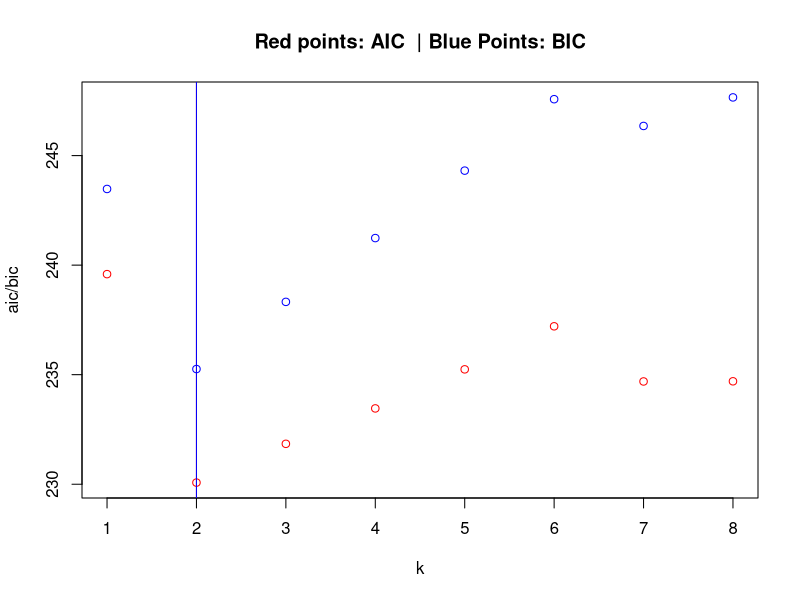
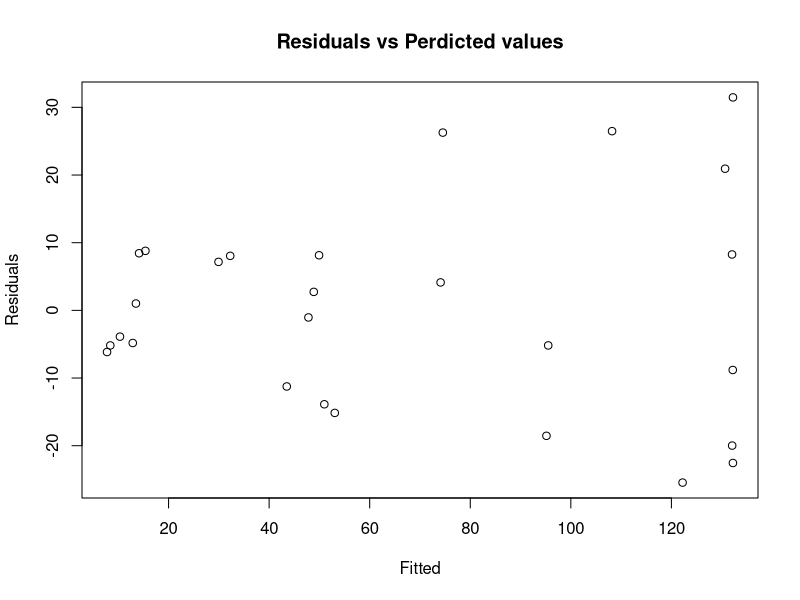

Recreate these plots in R, in order.
getwd()
setwd("/Users/samuel/Desktop/stats/212/Homeworks/Data")

tree_age <- read.table("TreeAgeDiamSugarMaple.txt", header = T)
x <- tree_age$Diamet
y <- tree_age$Age

#function definition
AICpoly = function(x,y,kmax) {
  adjr2 = 1:kmax
  aic  = 1:kmax
  bic =1:kmax
  n=length(y)
  for(k in 1:kmax){
    fit = lm(y~poly(x,k, raw=T))
    aic[k] = AIC(fit)
    bic[k] = AIC(fit, k=log(n))
    adjr2[k] = summary(fit)$adj
  }
  kr2 = (1:kmax)[adjr2==max(adjr2)]
  kaic = (1:kmax)[aic == min(aic)]
  kbic = (1:kmax)[bic == min(bic)]
  ylim = range(c(aic, bic))
  plot(1:k, aic, xlab ='k', ylab ='aic/bic',
       ylim=ylim, col='red')
  points(1:k, bic, col ='blue')
  abline(v=kaic, col = 'red')
  abline(v = kbic, col = 'blue')
  title("Red points: AIC  | Blue Points: BIC")
  list(aic,bic, adjr2, kaic, kbic, kr2)
  
  return (list(AIC = aic, BIC = bic, Adjusted_R2 = adjr2, Best_AIC_k = kaic, Best_BIC_k = kbic, Best_Adjusted_R2_k = kr2))
}
#part A
results=AICpoly(x,y,8)
print(results)
#best one is degree 2

#part B
tree_fit <- lm(y~poly(x, degree = 2, raw = TRUE))
summary(tree_fit) #reject the null 

resid = tree_fit$residuals
fitted = tree_fit$fitted.values
plot(fitted, resid, xlab ="Fitted", ylab = "Residuals", main = "Residuals vs Perdicted values")



#Part d
newtree = data.frame(x=110)
predict(tree_fit, newdata = newtree, interval = "predict", level =0.95)
 #ther assumpiton is validates, as the fitted increases residiauals increase.


#Problem # 1
#Page 43 Lecture 1-A
#page 25 Lecture 1-A








